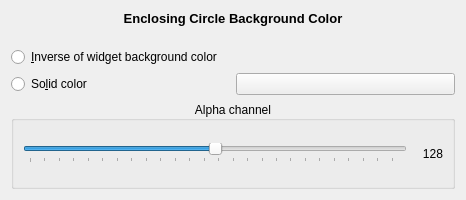
<?xml version="1.0" encoding="UTF-8"?>
<ui version="4.0">
 <class>EnclosingCircleConfiguration</class>
 <widget class="QWidget" name="EnclosingCircleConfiguration">
  <property name="geometry">
   <rect>
    <x>0</x>
    <y>0</y>
    <width>466</width>
    <height>200</height>
   </rect>
  </property>
  <property name="windowTitle">
   <string>Form</string>
  </property>
  <layout class="QVBoxLayout" name="verticalLayout">
   <item>
    <widget class="QLabel" name="label">
     <property name="sizePolicy">
      <sizepolicy hsizetype="Preferred" vsizetype="Maximum">
       <horstretch>0</horstretch>
       <verstretch>0</verstretch>
      </sizepolicy>
     </property>
     <property name="text">
      <string>&lt;!DOCTYPE HTML PUBLIC &quot;-//W3C//DTD HTML 4.0//EN&quot; &quot;http://www.w3.org/TR/REC-html40/strict.dtd&quot;&gt;
&lt;html&gt;&lt;head&gt;&lt;meta name=&quot;qrichtext&quot; content=&quot;1&quot; /&gt;&lt;style type=&quot;text/css&quot;&gt;
p, li { white-space: pre-wrap; }
&lt;/style&gt;&lt;/head&gt;&lt;body style=&quot; font-family:'Sans Serif'; font-size:9pt; font-weight:400; font-style:normal;&quot;&gt;
&lt;p align=&quot;center&quot; style=&quot; margin-top:0px; margin-bottom:0px; margin-left:0px; margin-right:0px; -qt-block-indent:0; text-indent:0px;&quot;&gt;&lt;span style=&quot; font-family:'Sans'; font-size:10pt; font-weight:600;&quot;&gt;Enclosing Circle Background Color&lt;/span&gt;&lt;/p&gt;
&lt;p align=&quot;center&quot; style=&quot;-qt-paragraph-type:empty; margin-top:0px; margin-bottom:0px; margin-left:0px; margin-right:0px; -qt-block-indent:0; text-indent:0px; font-family:'Sans'; font-size:10pt; font-weight:600;&quot;&gt;&lt;br /&gt;&lt;/p&gt;&lt;/body&gt;&lt;/html&gt;</string>
     </property>
    </widget>
   </item>
   <item>
    <widget class="QRadioButton" name="inverseColorRadio">
     <property name="text">
      <string>&amp;Inverse of widget background color</string>
     </property>
     <property name="checked">
      <bool>false</bool>
     </property>
    </widget>
   </item>
   <item>
    <layout class="QHBoxLayout" name="horizontalLayout">
     <property name="topMargin">
      <number>0</number>
     </property>
     <item>
      <widget class="QRadioButton" name="solidColorRadio">
       <property name="text">
        <string>So&amp;lid color</string>
       </property>
       <property name="checked">
        <bool>false</bool>
       </property>
      </widget>
     </item>
     <item>
      <widget class="tlp::ColorButton" name="circleColorBtn"/>
     </item>
    </layout>
   </item>
   <item>
    <widget class="QGroupBox" name="groupBox">
     <property name="title">
      <string>Alpha channel</string>
     </property>
     <property name="alignment">
      <set>Qt::AlignCenter</set>
     </property>
     <layout class="QHBoxLayout" name="horizontalLayout_2">
      <item>
       <widget class="QSlider" name="alphaSlider">
        <property name="maximum">
         <number>255</number>
        </property>
        <property name="value">
         <number>128</number>
        </property>
        <property name="orientation">
         <enum>Qt::Horizontal</enum>
        </property>
        <property name="tickPosition">
         <enum>QSlider::TicksBelow</enum>
        </property>
       </widget>
      </item>
      <item>
       <widget class="QLabel" name="label_2">
        <property name="minimumSize">
         <size>
          <width>30</width>
          <height>0</height>
         </size>
        </property>
        <property name="text">
         <string>128</string>
        </property>
        <property name="alignment">
         <set>Qt::AlignRight|Qt::AlignTrailing|Qt::AlignVCenter</set>
        </property>
       </widget>
      </item>
     </layout>
    </widget>
   </item>
  </layout>
 </widget>
 <customwidgets>
  <customwidget>
   <class>tlp::ColorButton</class>
   <extends>QPushButton</extends>
   <header location="global">talipot/ColorButton.h</header>
   <slots>
    <signal>colorChanged(QColor)</signal>
   </slots>
  </customwidget>
 </customwidgets>
 <resources/>
 <connections>
  <connection>
   <sender>alphaSlider</sender>
   <signal>valueChanged(int)</signal>
   <receiver>label_2</receiver>
   <slot>setNum(int)</slot>
   <hints>
    <hint type="sourcelabel">
     <x>171</x>
     <y>135</y>
    </hint>
    <hint type="destinationlabel">
     <x>355</x>
     <y>135</y>
    </hint>
   </hints>
  </connection>
 </connections>
</ui>
